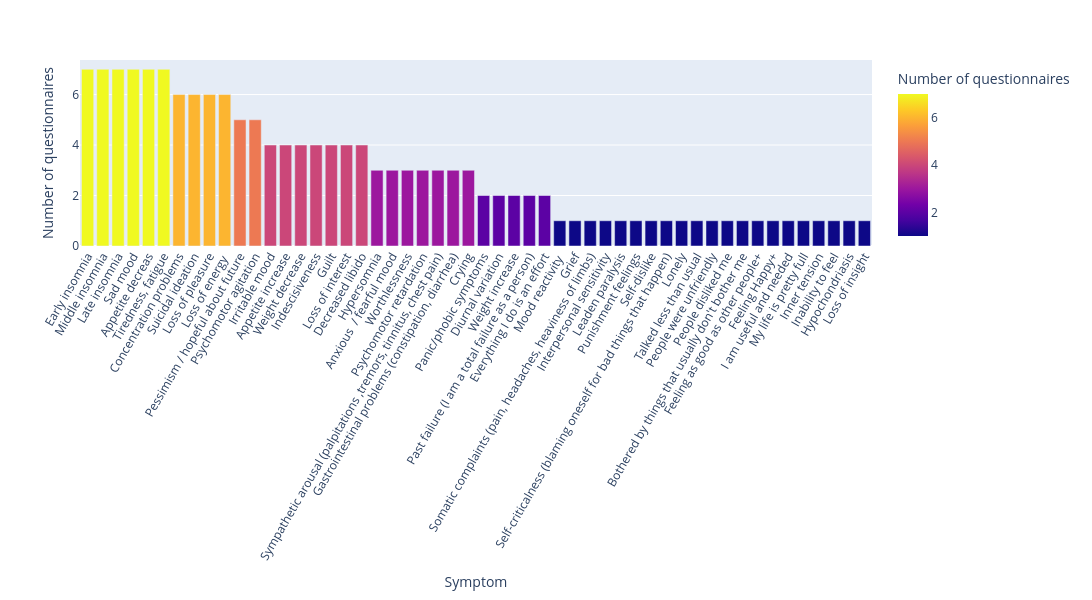

Source (notebook cell):
### Markdown cell above
### Sorted by frequency

### Code cell
df_questionnaires = df.drop(references, axis = 1)
if df.shape[0] != df['Category'].isnull().sum() : 
    color = 'Category'
else : 
    color = "sum_symptoms"
fig = px.bar(df_questionnaires.sort_values(by=['sum_symptoms','Ab'],ascending = [False,True]),
             x='Symptom',
             y='sum_symptoms',
             color=color,
             labels={'sum_symptoms':'Number of questionnaires'},
             color_discrete_sequence =  px.colors.qualitative.Pastel, ## more color palettes available here : https://plotly.com/python/builtin-colors
             category_orders = {'Category':df_questionnaires.sort_values(by='Ab').Category.unique()}
             )
fig.update_layout(xaxis_tickangle=-60,autosize=False, width=1500, height=600, 
                  #xaxis={'categoryorder': 'total descending'}
                  xaxis={'categoryorder':'array', 'categoryarray':df_questionnaires.Symptom.unique()},

                  )
#fig.write_image("figure1_histogram_1.pdf")
fig.show()

### Figure 1 — Plotly figure (JSON) as saved in the notebook; plotly's stock layout.template omitted (floating-point values rounded to 4 significant figures)
{"data": [{"alignmentgroup": "True", "hovertemplate": "Symptom=%{x}<br>Number of questionnaires=%{marker.color}<extra></extra>", "legendgroup": "", "marker": {"color": [7, 7, 7, 7, 7, 7, 6, 6, 6, 6, 5, 5, 4, 4, 4, 4, 4, 4, 4, 3, 3, 3, 3, 3, 3, 3, 2, 2, 2, 2, 2, 1, 1, 1, 1, 1, 1, 1, 1, 1, 1, 1, 1, 1, 1, 1, 1, 1, 1, 1, 1, 1], "coloraxis": "coloraxis", "pattern": {"shape": ""}}, "name": "", "offsetgroup": "", "orientation": "v", "showlegend": false, "textposition": "auto", "type": "bar", "x": ["Early insomnia", "Middle insomnia", "Late insomnia", "Sad mood", "Appetite decreas", "Tiredness, fatigue", "Concentration problems", "Suicidal ideation", "Loss of pleasure", "Loss of energy ", "Pessimism / hopeful about future", "Psychomotor agitation", "Irritable mood", "Appetite increase", "Weight decrease", "Indescisiveness", "Guilt", "Loss of interest", "Decreased libido", "Hypersomnia", "Anxious  / fearful mood", "Worthlessness", "Psychomotor retardation", "Sympathetic arousal (palpitations ,tremors, tinnitus, chest pain)", "Gastrointestinal problems (constipation, diarrhea)", "Crying", "Panic/phobic symptoms", "Diurnal variation", "Weight increase", "Past failure (I am a total failure as a person)", "Everything I do is an effort", "Mood reactivity ", "Grief", "Somatic complaints (pain, headaches, heaviness of limbs)", "Interpersonal sensitivity", "Leaden paralysis", "Punishment feelings", "Self-dislike", "Self-criticalness (blaming oneself for bad things that happen)", "Lonely", "Talked less than usual", "People were unfriendly", "People disliked me", "Bothered by things that usually don't bother me", "Feeling as good as other people+", "Feeling Happy+", "I am useful and needed", "My life is pretty full", "Inner tension", "Inability to feel", "Hypochondriasis", "Loss of insight"], "xaxis": "x", "y": [7, 7, 7, 7, 7, 7, 6, 6, 6, 6, 5, 5, 4, 4, 4, 4, 4, 4, 4, 3, 3, 3, 3, 3, 3, 3, 2, 2, 2, 2, 2, 1, 1, 1, 1, 1, 1, 1, 1, 1, 1, 1, 1, 1, 1, 1, 1, 1, 1, 1, 1, 1], "yaxis": "y"}], "layout": {"autosize": false, "barmode": "relative", "coloraxis": {"colorbar": {"title": {"text": "Number of questionnaires"}}, "colorscale": [[0, "#0d0887"], [0.1111, "#46039f"], [0.2222, "#7201a8"], [0.3333, "#9c179e"], [0.4444, "#bd3786"], [0.5556, "#d8576b"], [0.6667, "#ed7953"], [0.7778, "#fb9f3a"], [0.8889, "#fdca26"], [1, "#f0f921"]]}, "height": 600, "legend": {"tracegroupgap": 0}, "margin": {"t": 60}, "width": 1500, "xaxis": {"anchor": "y", "categoryarray": ["Early insomnia", "Middle insomnia", "Late insomnia", "Sad mood", "Appetite decreas", "Tiredness, fatigue", "Concentration problems", "Suicidal ideation", "Loss of pleasure", "Loss of energy ", "Pessimism / hopeful about future", "Psychomotor agitation", "Irritable mood", "Appetite increase", "Weight decrease", "Indescisiveness", "Guilt", "Loss of interest", "Decreased libido", "Hypersomnia", "Anxious  / fearful mood", "Worthlessness", "Psychomotor retardation", "Sympathetic arousal (palpitations ,tremors, tinnitus, chest pain)", "Gastrointestinal problems (constipation, diarrhea)", "Crying", "Panic/phobic symptoms", "Diurnal variation", "Weight increase", "Past failure (I am a total failure as a person)", "Everything I do is an effort", "Mood reactivity ", "Grief", "Somatic complaints (pain, headaches, heaviness of limbs)", "Interpersonal sensitivity", "Leaden paralysis", "Punishment feelings", "Self-dislike", "Self-criticalness (blaming oneself for bad things that happen)", "Lonely", "Talked less than usual", "People were unfriendly", "People disliked me", "Bothered by things that usually don't bother me", "Feeling as good as other people+", "Feeling Happy+", "I am useful and needed", "My life is pretty full", "Inner tension", "Inability to feel", "Hypochondriasis", "Loss of insight"], "categoryorder": "array", "domain": [0, 1], "tickangle": -60, "title": {"text": "Symptom"}}, "yaxis": {"anchor": "x", "domain": [0, 1], "title": {"text": "Number of questionnaires"}}}}
